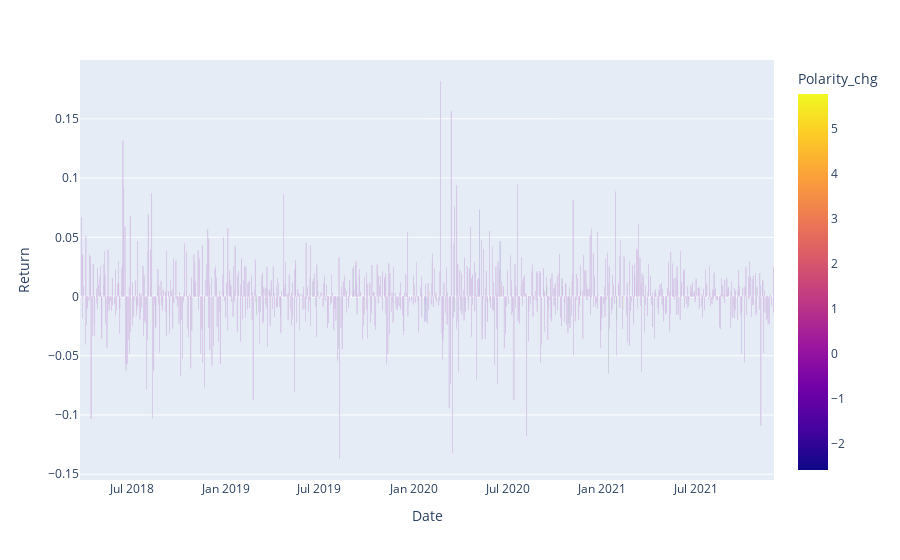

Notebook code cell kept with this figure:
### Code cell
fig = go.Figure()

fig = px.bar(df, x='Date', y='Return', color='Polarity_chg')

fig.show()

### Figure 1 — Plotly figure (JSON) as saved in the notebook; plotly's stock layout.template omitted (floating-point values rounded to 4 significant figures; data arrays with more than 128 entries replaced by an {"elided": "..."} marker saying what was removed)
{"data": [{"alignmentgroup": "True", "hovertemplate": "Date=%{x}<br>Return=%{y}<br>Polarity_chg=%{marker.color}<extra></extra>", "legendgroup": "", "marker": {"color": {"elided": "930 float values"}, "coloraxis": "coloraxis", "pattern": {"shape": ""}}, "name": "", "offsetgroup": "", "orientation": "v", "showlegend": false, "textposition": "auto", "type": "bar", "x": {"elided": "930 str values"}, "xaxis": "x", "y": {"elided": "930 float values"}, "yaxis": "y"}], "layout": {"autosize": true, "barmode": "relative", "coloraxis": {"colorbar": {"title": {"text": "Polarity_chg"}}, "colorscale": [[0, "#0d0887"], [0.1111, "#46039f"], [0.2222, "#7201a8"], [0.3333, "#9c179e"], [0.4444, "#bd3786"], [0.5556, "#d8576b"], [0.6667, "#ed7953"], [0.7778, "#fb9f3a"], [0.8889, "#fdca26"], [1, "#f0f921"]]}, "legend": {"tracegroupgap": 0}, "margin": {"t": 60}, "xaxis": {"anchor": "y", "autorange": true, "domain": [0, 1], "range": ["2018-03-22 12:00", "2021-11-30 12:00"], "title": {"text": "Date"}, "type": "date"}, "yaxis": {"anchor": "x", "autorange": true, "domain": [0, 1], "range": [-0.1549, 0.1997], "title": {"text": "Return"}, "type": "linear"}}}
